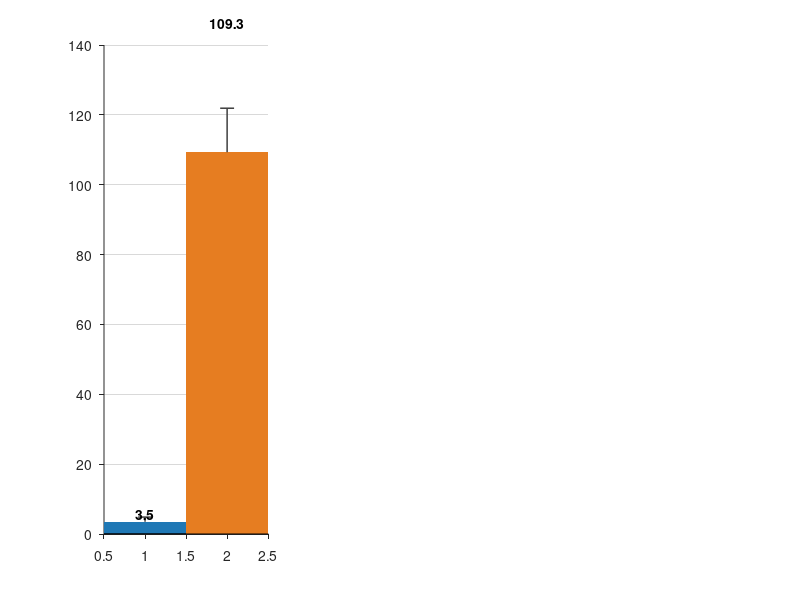

The MATLAB script that drew this image: (Note: this script raises an error after producing the figure.)
% MPC 연산시간 - nominal vs residual, 그리고 100배 낭비의 제거
%
% l4acados 의 solve() 는 nlp_solver_max_iter 만큼 preparation/feedback 을 무조건
% 반복한다(수렴 시 조기 종료 분기가 rti_log_residuals 에만 있다). acados 기본값
% 100 이 그대로 적용되어 제어 1스텝마다 SQP 를 100회 돌고 있었다 - nominal 은
% acados 자체 SQP_RTI 로 1회만 돈다. 10회면 100회와 조향 명령이 0.002도 이내로
% 같으므로 나머지 90회는 수렴한 문제를 다시 푸는 순수 낭비였다.
%   주행 중 계측: 109.3 ms -> 24.2 ms (10 Hz 예산의 24%)
%
% 데이터: fig_solvetime.mat  (results/solvetime_summary.py 가 생성)
% 실행:   results/matlab/ 폴더 안에서 `plot_solvetime`
% 요구:   base MATLAB 만 (툴박스 불필요). R2013a 이상.

clear; close all
load('fig_solvetime.mat')

NOM  = [0.12 0.47 0.71];
RES  = [0.90 0.49 0.13];
GREY = [0.55 0.55 0.55];

figure('Color','w','Position',[80 80 1280 380])

%% (a) 주행 중 계측 - 막대 중앙값, 수염 p95
subplot(1,3,1); hold on; box off
set(gca,'FontSize',10,'TickDir','out','YGrid','on', ...
        'GridColor',[.85 .85 .85],'GridAlpha',1,'Layer','bottom')
med = inloop_stats(:,1);  p95 = inloop_stats(:,3);
cols = [NOM; RES; RES];
for k = 1:3
    bar(k, med(k), 0.5, 'FaceColor', cols(k,:), 'EdgeColor','none');
    plot([k k], [med(k) p95(k)], '-', 'Color', [0.25 0.25 0.25], 'LineWidth', 1.1);
    plot(k, p95(k), '_', 'Color', [0.25 0.25 0.25], 'MarkerSize', 10, 'LineWidth', 1.1);
    text(k, p95(k)*1.20, sprintf('%.1f', med(k)), ...
         'HorizontalAlignment','center','FontSize',10,'FontWeight','bold');
end
plot([0.4 3.6], [budget_ms budget_ms], '--', 'Color', GREY, 'LineWidth', 1.6);
text(3.55, budget_ms*1.35, sprintf('10 Hz budget  %d ms', budget_ms), ...
     'Color', GREY, 'FontSize', 9, 'HorizontalAlignment','right');
text(2, 0.52, 'before', 'HorizontalAlignment','center','FontSize',9,'Color',RES);
text(3, 0.52, 'after',  'HorizontalAlignment','center','FontSize',9,'Color',RES);
set(gca,'XTick',1:3,'XTickLabel',{'Nominal','Residual','Residual'},'YScale','log')
xlim([0.4 3.6]); ylim([0.4 400])
ylabel('Solve time  [ms]   (bar median, whisker p95)')
title('(a)  Measured in closed loop','FontSize',11,'FontWeight','normal')

%% (b) 시간은 SQP 반복 횟수에 정비례한다
subplot(1,3,2); hold on; box off
set(gca,'FontSize',10,'TickDir','out','XGrid','on','YGrid','on', ...
        'GridColor',[.85 .85 .85],'GridAlpha',1,'Layer','bottom')
it = sweep(:,1); ms = sweep(:,2);
plot([1 100], [budget_ms budget_ms], '--', 'Color', GREY, 'LineWidth', 1.6);
plot([1 100], [nominal_offline_ms nominal_offline_ms], ':', 'Color', NOM, 'LineWidth', 1.8);
plot(it, ms, '-o', 'Color', RES, 'LineWidth', 2, 'MarkerSize', 6, 'MarkerFaceColor', RES);
plot(10,  ms(it==10),  'o', 'Color','k', 'MarkerSize', 12, 'LineWidth', 1.6);
plot(100, ms(it==100), 'o', 'Color','k', 'MarkerSize', 12, 'LineWidth', 1.6);
text(10,  ms(it==10)*0.42,  'after',  'FontSize',9,'HorizontalAlignment','center');
text(100, ms(it==100)*2.1,  'before', 'FontSize',9,'HorizontalAlignment','right');
text(1.15, nominal_offline_ms*0.58, 'nominal', 'Color', NOM, 'FontSize', 9);
text(1.15, budget_ms*1.35, sprintf('10 Hz budget  %d ms', budget_ms), ...
     'Color', GREY, 'FontSize', 9);
set(gca,'XScale','log','YScale','log')
xlim([0.85 130]); ylim([0.3 400])
xlabel('SQP iterations per control step'); ylabel('Solve time  [ms]')
title('(b)  Time scales with iteration count','FontSize',11,'FontWeight','normal')

%% (c) 해는 10회에서 이미 수렴 - 나머지 90회는 낭비
subplot(1,3,3); hold on; box off
set(gca,'FontSize',10,'TickDir','out','XGrid','on','YGrid','on', ...
        'GridColor',[.85 .85 .85],'GridAlpha',1,'Layer','bottom')
dev = sweep(:,3);
dev(dev <= 0) = 1e-4;                       % log 축 표시용 하한
plot(it, dev, '-s', 'Color', RES, 'LineWidth', 2, 'MarkerSize', 6, 'MarkerFaceColor', RES);
plot(10, dev(it==10), 'o', 'Color','k', 'MarkerSize', 12, 'LineWidth', 1.6);
text(10, dev(it==10)*8, sprintf('%.4f\\circ', sweep(it==10,3)), ...
     'FontSize',9,'HorizontalAlignment','center');
set(gca,'XScale','log','YScale','log')
xlim([0.85 130]); ylim([5e-5 40])
xlabel('SQP iterations per control step')
ylabel('Steering difference vs 100 iters  [deg]')
title('(c)  Converged already at 10','FontSize',11,'FontWeight','normal')
